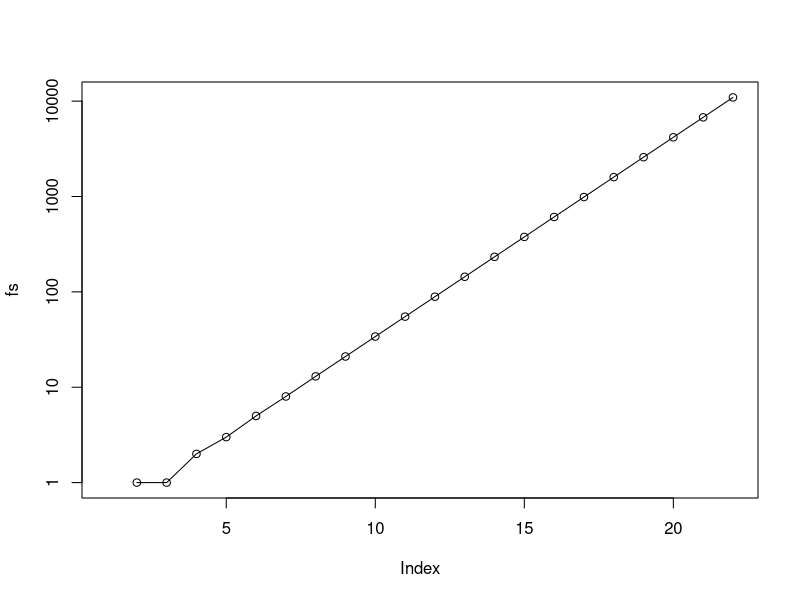
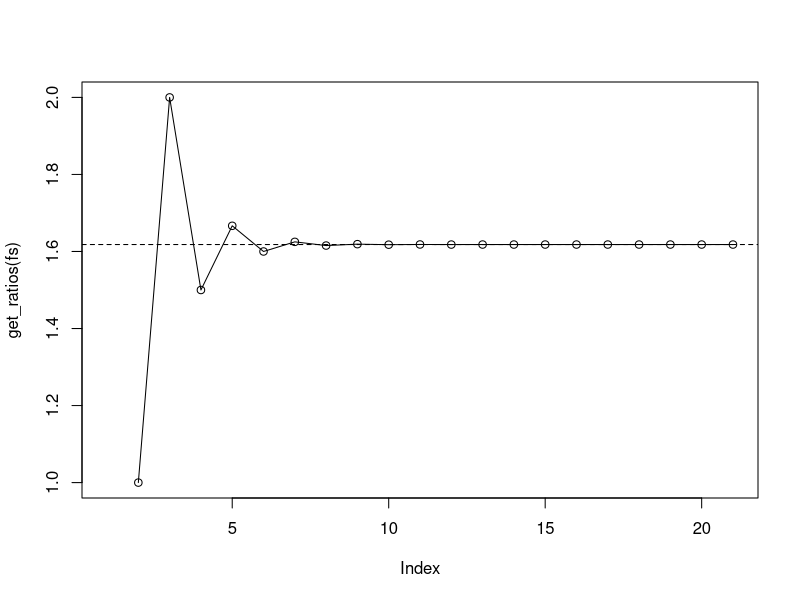

Generate these figures, in order, with R:
## ---- chunk 1
data(iris)
head(iris)

sp_ids <- unique(iris$Species)

output <- matrix(0, nrow=length(sp_ids), ncol=ncol(iris)-1)
rownames(output) <- sp_ids
colnames(output) <- names(iris[ , -ncol(iris)])

for(i in seq_along(sp_ids)) {
    iris_sp <- subset(iris, subset=Species == sp_ids[i], select=-Species)
    for(j in 1:(ncol(iris_sp))) {
        x <- 0
        y <- 0
        if (nrow(iris_sp) > 0) {
            for(k in 1:nrow(iris_sp)) {
                x <- x + iris_sp[k, j]
                y <- y + 1
            }
            output[i, j] <- x / y 
        }
    }
}
output
## ---- chunk 2
# the simplest change here it to rename the vauge objects
sp_mean <- matrix(0, nrow=length(sp_ids), ncol=ncol(iris)-1)
rownames(sp_mean) <- sp_ids
colnames(sp_mean) <- names(iris[ , -ncol(iris)])

for(i in seq_along(sp_ids)) {
    iris_sp <- subset(iris, subset=Species == sp_ids[i], select=-Species)
    for(j in 1:(ncol(iris_sp))) {
        trait_sum <- 0
        num_records <- 0
        if (nrow(iris_sp) > 0) {
            for(k in 1:nrow(iris_sp)) {
                trait_sum <- trait_sum + iris_sp[k, j]
                num_records <- num_records + 1
            }
            sp_mean[i, j] <- trait_sum / num_records
        }
    }
}

## ---- chunk 3
# R has a function to compute means so we can drop quite a few lines using that
sp_mean <- matrix(0, nrow=length(sp_ids), ncol=ncol(iris)-1)
rownames(sp_mean) <- sp_ids
colnames(sp_mean) <- names(iris[ , -ncol(iris)])

for(i in seq_along(sp_ids)) {
    iris_sp <- subset(iris, subset=Species == sp_ids[i], select=-Species)
    for(j in 1:(ncol(iris_sp))) {
        sp_mean[i, j] <- mean(iris_sp[ , j])
    }
}
## ---- chunk 4
# here are two other ways to simplify the code even further that both 
# accomplish the exact same task 

# approach 1
aggregate(subset(iris, select = -Species), list(Species = iris$Species), mean)

# approach 2 using aggregate's function specification
aggregate(cbind(Sepal.Length, Sepal.Width, Petal.Length, Petal.Width) ~ Species,
          data = iris, mean)

# approach 3 using dplyr, note the dplyr package must already be installed.
require(dplyr)
iris %>% 
  group_by(Species) %>%
  summarize_all(mean)
## ---- chunk 5
x <- 1:10
y <-  NULL
for(i in 1:length(x)) {
    y[i] <- sum(x[1:i])
}
y

# alternatively we could use an sapply function
y <-  sapply(1:length(x), function(i) sum(x[1:i]))
y
## ---- chunk 6
y <-  NULL
for(i in 1:length(x)) {
    y[i] <-  sum(x[1:i])
    if (y[i] > 10) {
        y[i] <-  NA
    }
}
y

# alternatively although much more difficult to understand we could use
y <- sapply(1:length(x), function(i) ifelse(sum(x[1:i]) > 10, NA, sum(x[1:i])))
y
# I definately prefer the loop approach in this context because of readability
# the sapply approach will be no faster
## ---- chunk 7
cum_sum_cutoff <- function(x, cutoff=10) {
    # this function computes a cumulative sum along a numeric vector up to a cutoff
    # arguments
    # x: a numeric vector
    # cutoff: a number above which sums are set to NA, defaults to 10.
    if (!is.vector(x)) 
        stop('x must be a vector')
    if (!is.numeric(x))
        stop('x must be numeric')
    y <- NULL
    for(i in 1:length(x)) {
        y[i] <- sum(x[1:i])
        if (y[i] > cutoff) {
            y[i] <- NA
        }
    }
    return(y)
}

cum_sum_cutoff(1:10)
cum_sum_cutoff(1:10, 50)
## ---- chunk 8
# first I define several helper functions
#' Add a value to the end of a numeric vector that is equal to the sum of the
#' last two values in the vector
#' @param x a numeric vector that has at least a length of 2
#' @returns a vector that is one longer than x which the last value a sum of 
#' previous two values. 
sum2c <- function(x) {
    return(c(x, x[length(x)] + x[length(x)-1]))
}

#' get a certain number of fibonacci numbers
#' @param x a starting vector of numbers
#' @param depth how many fibonacci numbers to mine
#' @returns a vector of fibonacci numbers starting with x. 
get_fib <- function(x, depth) {
    output <- x
    for(i in 1:depth) 
       output <- sum2c(output)
    return(output)
}

#' compute the ratio of each sequential value in a vector
#' @param a vectof of numbers
#' @returns a vector of ratios
get_ratios <- function(x) {
  return(x[-1] / x[-length(x)])
}

sum2c(0:1)
sum2c(3:4)

sum2c(c(0, 1, 1, 2, 3, 5))

# a recursive usage of sum2c
sum2c(sum2c(sum2c(sum2c(0:1))))

fs <- get_fib(0:1, 20)

get_ratios(fs)

# the fibonacci numbers follow an exponential function which is linear 
# when the y-axis is log transformed. 
plot(fs, type = 'o', log='y')

# notice how the ratios approach the true golden ratio
plot(get_ratios(fs), type ='o')
abline(h = (1 + sqrt(5)) / 2, lty=2) # golden ratio

